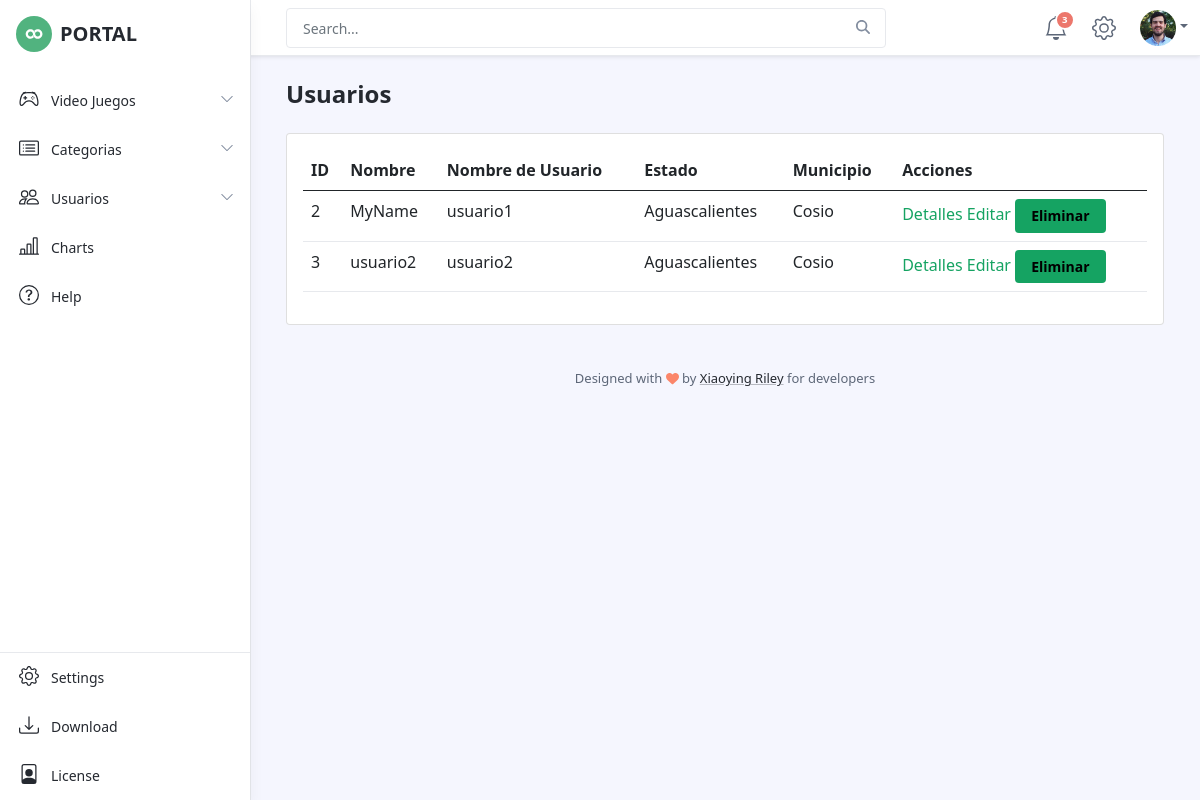
Screenshot of /usuarios/lista/ with the database file from the repository.
### usuarios/models.py (models this page shows)
class Usuario(User):
    estado = models.ForeignKey("usuarios.Estado", verbose_name="Estado", on_delete=models.CASCADE)
    municipio = models.ForeignKey("usuarios.Municipio", verbose_name="Municipio", on_delete=models.CASCADE)
    foto = models.ImageField("Foto de perfil", upload_to='perfiles', blank=True, null=True)

class Estado(models.Model):
    nombre = models.CharField(max_length=50)
    def __str__(self):
        return self.nombre

class Municipio(models.Model):
    nombre = models.CharField(max_length=50)
    estado = models.ForeignKey("usuarios.Estado", verbose_name="Estado", on_delete=models.CASCADE)
    def __str__(self):
        return self.nombre

### usuarios/views.py (the view)
# urls.py: path('lista/', views.UsuarioList.as_view(), name='lista_usuario'),
class UsuarioList(ListView):
    model = Usuario

### usuarios/templates/usuarios/usuario_list.html (shortened to what this page needs)
{% extends "base2.html" %}
{% load static %}
{% block contenido %}
    <h1 class="app-page-title">Usuarios</h1>
    <div class="card">
        <div class="card-body">
                <table class="table">
                    <thead>
                        <th>ID</th>
                        <th>Nombre</th>
                        <th>Nombre de Usuario</th>
                        <th>Estado</th>
                        <th>Municipio</th>
                        <th>Acciones</th>
                    </thead>
                    <tbody>
                        {% for usuario in object_list %}
                        <tr>
                            <td>{{usuario.id}}</td>
                            <td>{{usuario.first_name}}</td>
                            <td>{{usuario.username}}</td>
                            <td>{{usuario.estado}}</td>
                            <td>{{usuario.municipio}}</td>
                            <td>
                                <a href="{% url 'usuarios:detalles_usuario' usuario.id %}">Detalles</a>
                                <a href="{% url 'usuarios:editar_usuario' usuario.id %}">Editar</a>
                                <button onclick="muestra_modal('{% url 'usuarios:eliminar_usuario' usuario.id %}', '{{usuario.username}}')" type="button" class="btn btn-primary delete_example" data-toggle="modal" data-target="#exampleModal">
                                    Eliminar
                                </button>
                            </td>
                        </tr>
                        {% endfor %}
                    </tbody>
                </table>
        </div>
    </div>
{% endblock contenido %}

### rows the page displays
Usuario: id "2", first_name "MyName", username "usuario1", estado "Aguascalientes", municipio "Cosio"
Usuario: id "3", first_name "usuario2", username "usuario2", estado "Aguascalientes", municipio "Cosio"
